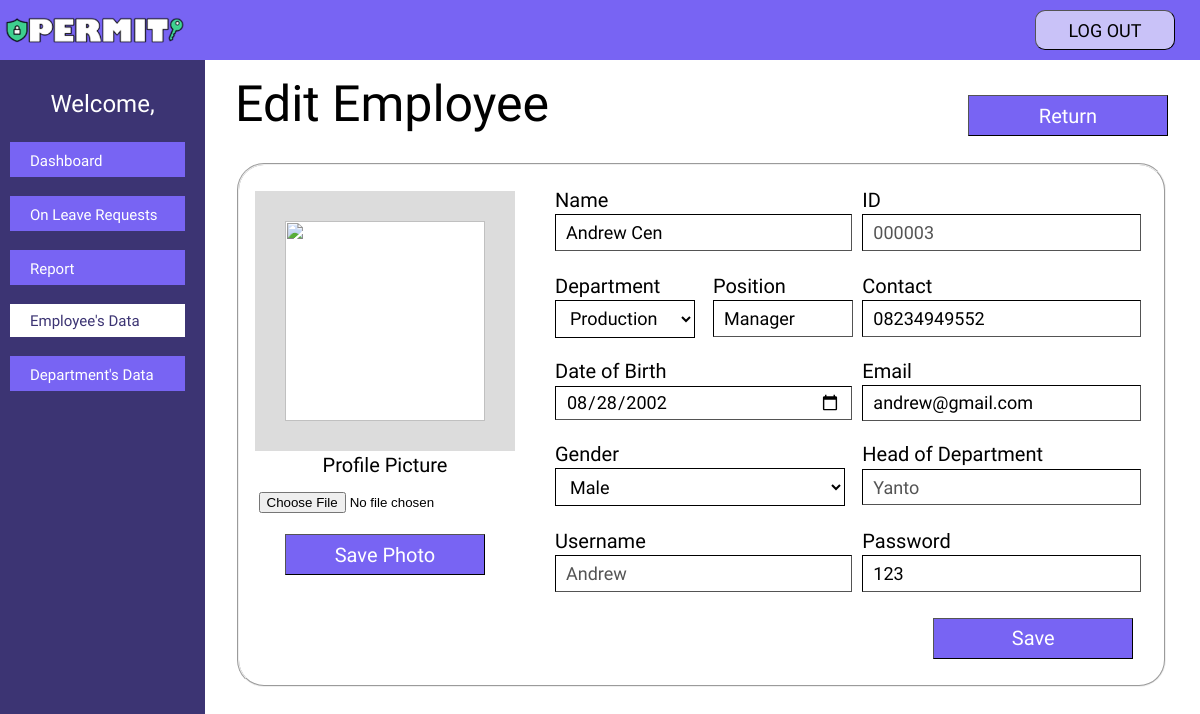
/permit/admin/master_data/employee/edit_employee.php?id=3, run on an earlier commit of the app's database.
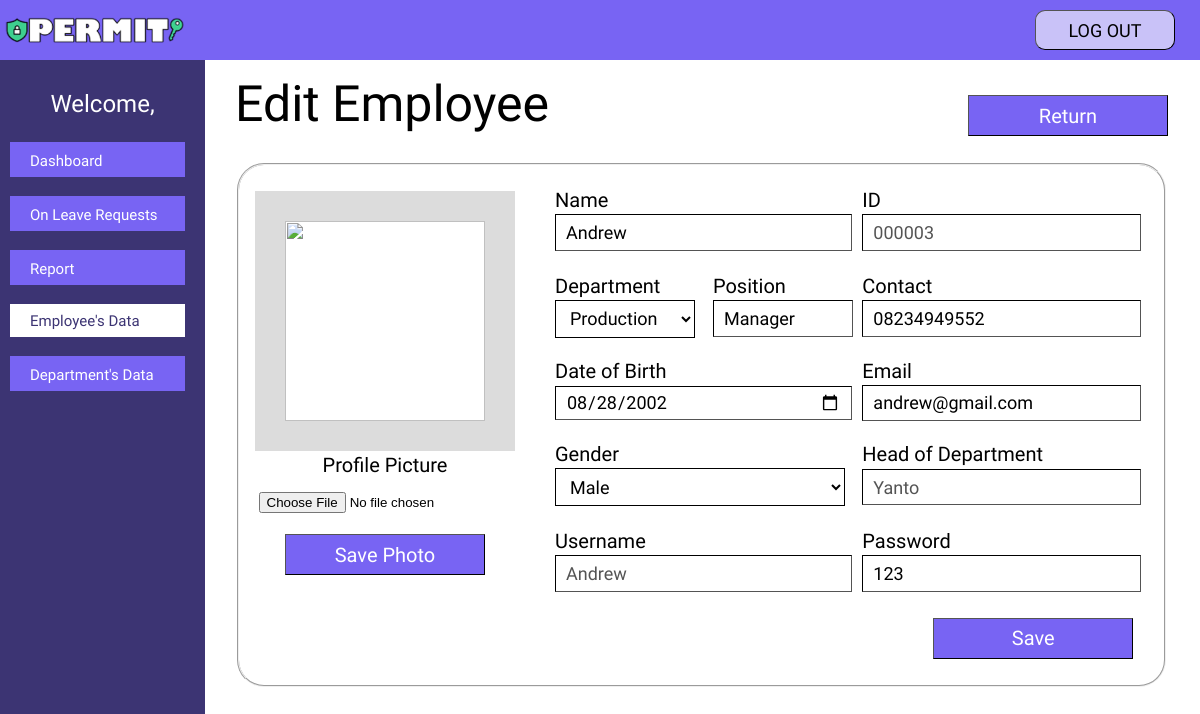
And on a later commit of the database.
### tables this page shows
CREATE TABLE `user` (
  `id` int(6) UNSIGNED ZEROFILL NOT NULL,
  `username` varchar(255) NOT NULL,
  `name` varchar(255) NOT NULL,
  `department` varchar(255) NOT NULL,
  `position` varchar(255) NOT NULL,
  `gender` varchar(255) NOT NULL,
  `date_of_birth` date NOT NULL,
  `contact` varchar(255) NOT NULL,
  `email` varchar(255) NOT NULL,
  `head_of_department` varchar(255) NOT NULL,
  `photo` varchar(255) NOT NULL
);

### permit/class/CRUD.php (called while the page is built, shortened)
<?php
class CRUD extends database{
    public function select($table,$rows="*",$where = null){
        if ( $where != null ) {
            $sql="SELECT $rows FROM $table WHERE $where";
        }
        else{
            $sql="SELECT $rows FROM $table";
        }
        $this->sql = $result = $this->mysqli->query( $sql );
    }
}

### permit/class/database.php (called while the page is built, shortened)
<?php
    class database{
        protected $servername='localhost';
        protected $username='root';
        protected $password='';
        protected $dbname='permit';
        public function __construct(){
            $this->mysqli = new mysqli( $this->servername,$this->username,$this->password,$this->dbname );
        }
    }

### permit/admin/master_data/employee/edit_employee.php (the view, shortened to what the changed rows need)
<!DOCTYPE html>
<html lang="en">
<head>
    <link rel="stylesheet" href="employee_action1.css">
    <link rel="stylesheet" href="https://cdnjs.cloudflare.com/ajax/libs/font-awesome/4.7.0/css/font-awesome.min.css">
</head>
<body>
    <div class="a-main">
            <?php
                $id = $_REQUEST['id'];
                $a = new CRUD();
                $a -> select("user","*","id='$id'");
                $result = $a -> sql;
                $data = mysqli_fetch_array($result);
            ?>
                <div class="test2">
                    <form method="POST" action="edit.php">
                    <table border="0" bordercolor="#c9c9c9" width="100%" cellspacing ="0" class="table2">
                    <tr>
                       <td colspan="2" width= "350px" style="padding-bottom: 20px">
                            <input type="text" class="form" id="name" name="name" value="<?php echo $data['name']; ?>">
                        </td>
                        <td width= "350px" style="padding-bottom: 20px">
                            <input type="number" class="form" id="id" name="id" value="<?php echo $data['id']; ?>" disabled>
                        </td>
                    </tr>
                    <tr>
                        <td width="130px" style="padding-bottom: 20px">
                            <select name="department" id="department" class="form2"  required>
                            <option value="<?php echo $data['department'];?>" selected><?php echo $data['department'];?></option>
                            </select>
                        </td>
                        <td width="130px" style="padding-bottom: 20px">
                            <input type="text" class="form1" id="position" name="position" value="<?php echo $data['position']; ?>" >
                        </td>
                        <td width= "350px" style="padding-bottom: 20px">
                            <input type="number" class="form" id="contact" name="contact"  value="<?php echo $data['contact']; ?>" >
                        </td>
                    </tr>
                    <tr>
                        <td colspan="2" width= "350px" style="padding-bottom: 20px">
                            <input type="date" class="form" id="date_of_birth" name="date_of_birth"  value="<?php echo $data['date_of_birth']; ?>" >
                        </td>
                        <td width= "350px" style="padding-bottom: 20px">
                            <input type="email" class="form" id="email" name="email"  value="<?php echo $data['email']; ?>" >
                        </td>
                    </tr>
                    <tr>
                        <td colspan="2" width= "350px" style="padding-bottom: 22px">
                            <select name="gender" id="gender" class="form3" required>
                            <option value="<?php echo $data['gender'];?>" selected><?php echo $data['gender'];?></option>
                            </select>
                        </td>
                        <td colspan="2" width= "350px" style="padding-bottom: 22px">
                            <input type="text" class="form" value="<?php echo $data['head_of_department']; ?>" disabled>
                        </td>
                    </tr>
                    <tr>
                        <td width= "350px" style="padding-bottom: 20px" colspan="2">
                            <input type="text" class="form" value="<?php echo $data['username']; ?>" disabled >
                        </td>
                    </tr>
                </table>
                </form>
                </div>
        </div>
</body>
</html>

What changed in the data, as far as the page shows it:
changed user "Andrew": name "Andrew Cen" → "Andrew"
